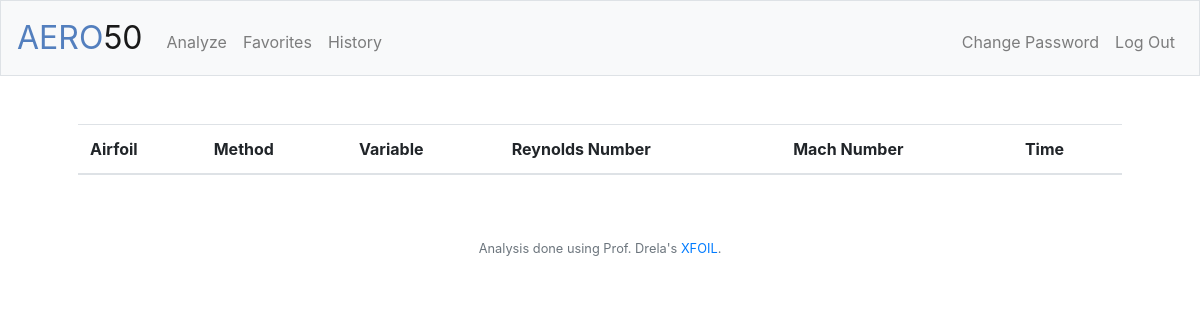
Before: /history (signed in) with the older database file.
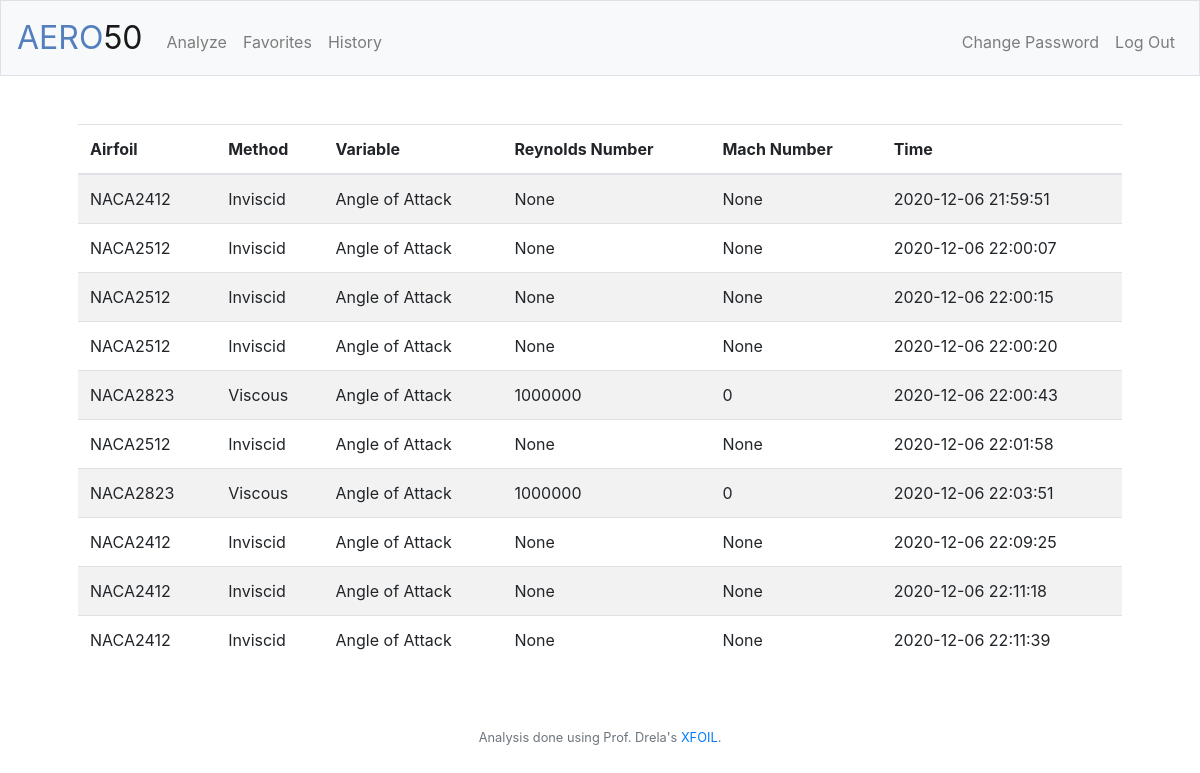
After: the same page with the newer database file.
### tables this page shows
CREATE TABLE analyses (id INTEGER, airfoil TEXT, method TEXT, variable TEXT, start NUMERIC, end NUMERIC, re NUMERIC, mach NUMERIC, favorites BOOL DEFAULT 0, analysis_id INTEGER, time DATETIME DEFAULT CURRENT_TIMESTAMP, step NUMERIC, max_iter INTEGER, PRIMARY KEY (analysis_id), FOREIGN KEY (id) REFERENCES users(id));

### application.py (the view)
@app.route("/history")
@login_required
def history():
    data = db.execute("SELECT * FROM analyses WHERE id = ?", session["user_id"])
    return render_template("history.html", data=data)

### application.py (called while the page is built)
@app.after_request
def after_request(response):
    response.headers["Cache-Control"] = "no-cache, no-store, must-revalidate"
    response.headers["Expires"] = 0
    response.headers["Pragma"] = "no-cache"
    return response

### helpers.py (called while the page is built)
def login_required(f):
    @wraps(f)
    def decorated_function(*args, **kwargs):
        if session.get("user_id") is None:
            return redirect("/login")
        return f(*args, **kwargs)
    return decorated_function

### templates/history.html (shortened to what this page needs)
{% extends "layout.html" %}
{% block main %}
    <main>
        <table class="table table-striped">
            <thead>
                <tr>
                    <th>Airfoil</th>
                    <th>Method</th>
                    <th>Variable</th>
                    <th>Reynolds Number</th>
                    <th>Mach Number</th>
                    <th>Time</th>
                </tr>
            </thead>
            <tbody>
                {% for analysis in data %}
                <tr>
                    <td>NACA{{ analysis.airfoil }}</td>
                    <td>{{ analysis.method }}</td>
                    <td>{{ analysis.variable }}</td>
                    <td>{{ analysis.re }}</td>
                    <td>{{ analysis.mach }}</td>
                    <td>{{ analysis.time }}</td>
                </tr>
                {% endfor %}
            </tbody>
        </table>
    </main>
{% endblock %}

### templates/layout.html (shortened to what this page needs)
<!DOCTYPE html>
<html lang="en">
    <head>
        <link rel="stylesheet" href="https://cdn.jsdelivr.net/npm/bootstrap@4.5.3/dist/css/bootstrap.min.css">
        <link href="/static/styles.css" rel="stylesheet">
    </head>
    <body>
        <nav class="navbar navbar-expand-md navbar-light bg-light border">
            <a class="navbar-brand" href="/"><span class="blue">AERO</span><span class="black">50</span></a>
            <div class="collapse navbar-collapse" id="navbar">
                {% if session.user_id %}
                    <ul class="navbar-nav mr-auto mt-2">
                        <li class="nav-item"><a class="nav-link" href="/analyze">Analyze</a></li>
                        <li class="nav-item"><a class="nav-link" href="/">Favorites</a></li>
                        <li class="nav-item"><a class="nav-link" href="/history">History</a></li>
                    </ul>
                    <ul class="navbar-nav ml-auto mt-2">
                        <li class="nav-item"><a class="nav-link" href="/change_password">Change Password</a></li>
                        <li class="nav-item"><a class="nav-link" href="/logout">Log Out</a></li>
                    </ul>
                {% else %}
                    <ul class="navbar-nav ml-auto mt-2">
                        <li class="nav-item"><a class="nav-link" href="/register">Register</a></li>
                        <li class="nav-item"><a class="nav-link" href="/login">Log In</a></li>
                    </ul>
                {% endif %}
            </div>
        </nav>
        <main class="container p-5">
            {% block main %}{% endblock %}
        </main>
        <footer class="small text-center text-muted">
            Analysis done using Prof. Drela's <a href="https://web.mit.edu/drela/Public/web/xfoil/">XFOIL</a>.
        </footer>
    </body>
</html>

### static/styles.css (style rules this page uses)
nav .navbar-brand { font-size: xx-large; }
nav .navbar-brand .blue { color: #537fbe; }
main { overflow-x: auto; text-align: center; }
main table { text-align: left; }

Changed rows visible on the page:
added analyses: airfoil "2412", method "Inviscid", variable "Angle of Attack", re "None", mach "None", time "2020-12-06 21:59:51"
added analyses: airfoil "2512", method "Inviscid", variable "Angle of Attack", re "None", mach "None", time "2020-12-06 22:00:07"
added analyses: airfoil "2512", method "Inviscid", variable "Angle of Attack", re "None", mach "None", time "2020-12-06 22:00:15"
added analyses: airfoil "2512", method "Inviscid", variable "Angle of Attack", re "None", mach "None", time "2020-12-06 22:00:20"
added analyses: airfoil "2823", method "Viscous", variable "Angle of Attack", re "1000000", mach "0", time "2020-12-06 22:00:43"
added analyses: airfoil "2512", method "Inviscid", variable "Angle of Attack", re "None", mach "None", time "2020-12-06 22:01:58"
added analyses: airfoil "2823", method "Viscous", variable "Angle of Attack", re "1000000", mach "0", time "2020-12-06 22:03:51"
added analyses: airfoil "2412", method "Inviscid", variable "Angle of Attack", re "None", mach "None", time "2020-12-06 22:09:25"
added analyses: airfoil "2412", method "Inviscid", variable "Angle of Attack", re "None", mach "None", time "2020-12-06 22:11:18"
added analyses: airfoil "2412", method "Inviscid", variable "Angle of Attack", re "None", mach "None", time "2020-12-06 22:11:39"
